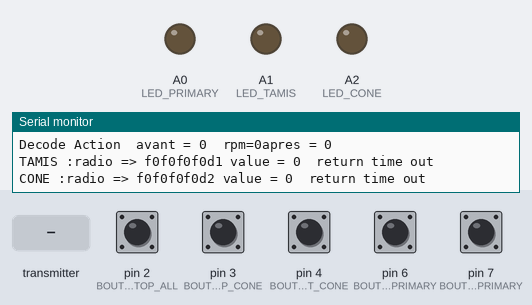
A sketch run on a simulated Arduino Uno, built with avr-gcc and run on an emulated ATmega328P. Parts: output pins drawn as LEDs (lit = HIGH), the last lines printed to the serial monitor. Dashed ring = blinking. Inputs (shaded band) come from the test bench; at power-on: pin 2 (BOUTON_STOP_ALL), pin 3 (BOUTON_STOP_CONE), pin 4 (BOUTON_START_CONE), pin 6 (BOUTON_STOP_PRIMARY), pin 7 (BOUTON_START_PRIMARY) HIGH. No radio packets arrive unless stated.

Above: at 0.13 s.
At 0.95 s:
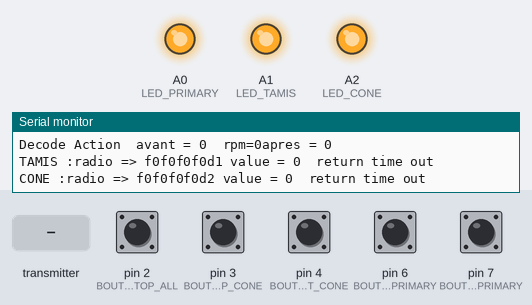
1.3 s: pin 2 (BOUTON_STOP_ALL) pulled LOW for 0.15 s
At 4.27 s:
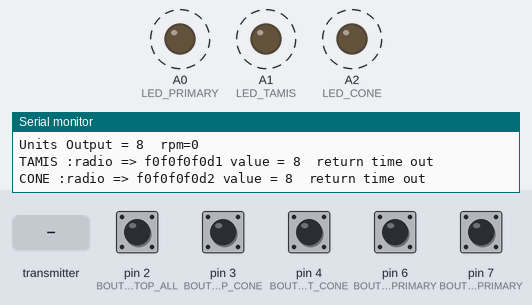
4.3 s: pin 3 (BOUTON_STOP_CONE) pulled LOW for 0.15 s
7.3 s: pin 4 (BOUTON_START_CONE) pulled LOW for 0.15 s
10.3 s: pin 6 (BOUTON_STOP_PRIMARY) pulled LOW for 0.15 s
13.3 s: pin 7 (BOUTON_START_PRIMARY) pulled LOW for 0.15 s
16.3 s: the transmitter starts sending datapacket.0 = 0
Timing chart, 0 to 20.3 s (numbered marks = the images above; inputs shaded):
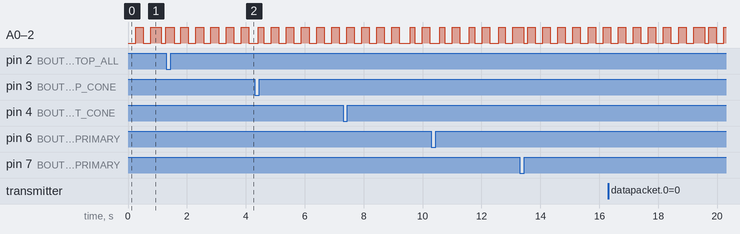

The sketch:

Remote.ino
```cpp
#include <SPI.h>
#include "RF24.h"
#include "printf.h"

const uint8_t RF24_CANAL=83;

// pour tester
// permet d'enlever une unité spécifique pour vérifier le fonctionnement

#define ENABLE_TAMIS
#define ENABLE_CONE
//#undef ENABLE_TAMIS
//#undef ENABLE_CONE

#define ENABLE_PRIMARY
#undef ENABLE_PRIMARY


#define LED_ON HIGH
#define LED_OFF LOW


/*
 *  remote control utilisant un nrf24L01
 *  PUSH BUTTON DEFINITION
 *
 */

#define SERIAL_DEBUG
//#undef SERIAL_DEBUG


const uint8_t BOUTON_STOP_ALL=2;
const uint8_t BOUTON_STOP_CONE=3;
const uint8_t BOUTON_START_CONE=4;
const uint8_t BOUTON_STOP_PRIMARY=6;
const uint8_t BOUTON_START_PRIMARY=7;


/* DEBOUNCE  INFO avec status des bouttons dans une seule variable
 *  un byte est utilisé avec les bits recevant l'info des bouttons
 *  currentBoutons => valeurs des bouttons actuelles
 *  LastBoutons    => valeurs passées  des bouttons
 *  debounceBoutons =>  temps capturé de  millis() depuis un changement de boutton
 *
 *   si pas de changement sur les bouttons depuis  plus de DEBOUNCE_MIN then currentB = LastB
 */


// bit weight de chaque boutton


const uint8_t BIT_STOP_ALL=1;
const uint8_t BIT_STOP_CONE=2;
const uint8_t BIT_START_CONE=4;
const uint8_t BIT_STOP_PRIMARY=8;
const uint8_t BIT_START_PRIMARY=16;

uint8_t rpm=0;  // valeur en rpm que le tamis retourne
                // si 0 arrête tout


 // 50 ms debounce pour les bouttons semblent bon
const int DEBOUNCE_MIN=50;


 /*
 *  Indicateur LED pour indiquer si les RF24 sont visibles.
 */

const uint8_t LED_PRIMARY=A0;
const uint8_t LED_TAMIS=A1;
const uint8_t LED_CONE=A2;


 // variable pour le debounce

unsigned long tempMilli;     // variable temporaire pour lecture millis()
unsigned char tempBoutons;    // variable temporaire pour lecture boutons
unsigned char currentBoutons= BIT_STOP_ALL;  //par défaux bouton 1 pressé (tout à OFF).
unsigned char lastBoutons=currentBoutons;
unsigned long debounceBoutons = millis();          // debounce current time en milli sec;
unsigned long currentLapse= debounceBoutons;    // timer pour envoyer le data  toute les 0.1 sec.

// variable pour le time out des LEDS
// indiquant une bonne communication des unités

unsigned long tempsValide_PRIMARY = 0;
unsigned long tempsValide_CONE = 0;
unsigned long tempsValide_TAMIS = 0;

bool Valide_PRIMARY = false;
bool Valide_CONE = false;
bool Valide_TAMIS = false;

bool BoutonConeInactif10sec = false;
const unsigned long RF24_TIMEOUT=10000;

/* variable principale pour les sorties
 *  l'information envoyer au remote est seulement un byte encoder par le bit définie pour chaque sortie
 *  donc nous avons le tamis, le cone et le primary
 */

uint8_t PRIMARY_ON=1;
uint8_t CONE_ON=2;
uint8_t TAMIS_ON=4;  // seulement status par tamis
uint8_t FORCE_TAMIS_OFF=8;


unsigned int UnitsOutput= 0; // all off on boot

/* variable retourner par les rf24 satellites
 *
 *  Le tamis retourne le RPM
 *  Le cone  retourne le status du boutton avec le delay depuis le dernier changement
 *
 */


// set radio pin 8 CE , pin 10 CS

RF24 radio(8, 10);


const uint64_t RF24_REMOTE  =0xF0F0F0F0E1LL;
const uint64_t RF24_TAMIS   =0xF0F0F0F0D1LL;
const uint64_t RF24_CONE    =0xF0F0F0F0D2LL;
const uint64_t RF24_PRIMARY =0xF0F0F0F0D3LL;

const uint8_t ID_REMOTE=0xE1;
const uint8_t ID_TAMIS=0xD1;
const uint8_t ID_CONE=0xD2;
const uint8_t ID_PRIMARY=0xD3;


/* LireBoutons
 *  retourne valeur de chaque boutton dans une valeur binaire
 */

unsigned char lireBoutons(void)
{
    unsigned char bValue=0;
    if (digitalRead(BOUTON_STOP_ALL) == LOW)
       bValue = BIT_STOP_ALL;
    if (digitalRead(BOUTON_STOP_CONE) == LOW)
       bValue |= BIT_STOP_CONE;
    if (digitalRead(BOUTON_START_CONE) == LOW)
       bValue |= BIT_START_CONE;
    if (digitalRead(BOUTON_STOP_PRIMARY) == LOW)
       bValue |= BIT_STOP_PRIMARY;
    if (digitalRead(BOUTON_START_PRIMARY) == LOW)
       bValue |= BIT_START_PRIMARY;
    return bValue;
}


// decode les boutons
void decodeAction(void)
{
#ifdef SERIAL_DEBUG
  printf("Decode Action  avant = %d  rpm=%d",UnitsOutput,rpm);
#endif

   if(currentBoutons & BIT_START_CONE)
   {
     if(rpm>0)
     {
      UnitsOutput |= CONE_ON;
#ifdef SERIAL_DEBUG
      printf("=== START CONE ===\n");
#endif
   }
        else
        {
#ifdef SERIAL_DEBUG
      printf("=== START CONE IMPOSSIBLE RPM=0 ===\n");
#endif

        }


   }

   if(currentBoutons & BIT_START_PRIMARY)
   {
      if(rpm>0)
        {
         UnitsOutput |= PRIMARY_ON;
#ifdef SERIAL_DEBUG
      printf("=== START PRIMARY ===\n");
#endif
        }
        else
        {
#ifdef SERIAL_DEBUG
      printf("=== START PRIMARY IMPOSSIBLE RPM=0 ===\n");
#endif

        }
   }

   // maintenant les stop;

   if(currentBoutons & BIT_STOP_PRIMARY)
   {
      UnitsOutput &= ~PRIMARY_ON;
#ifdef SERIAL_DEBUG
      printf("=== STOP_PRIMARY ===\n");
#endif
   }

   if(currentBoutons & BIT_STOP_CONE)
   {
      UnitsOutput &= ~CONE_ON;
#ifdef SERIAL_DEBUG
      printf("=== STOP CONE ===\n");
#endif
   }

   if(currentBoutons & BIT_STOP_ALL)
   {
      UnitsOutput = FORCE_TAMIS_OFF;
#ifdef SERIAL_DEBUG
      printf("=== STOP ALL ===\n");
#endif
   }

#ifdef SERIAL_DEBUG
printf("apres = %d\n",UnitsOutput);
#endif
}


unsigned char datapacket[3];


unsigned char SendInfo( uint64_t RF24_TX,unsigned char ID, unsigned char value)
{
  bool ok;
  uint8_t pipe_number;

#ifdef SERIAL_DEBUG
   printf("radio => %2lx%lx ",(uint32_t)(RF24_TX>>32),(uint32_t) (RF24_TX));
   printf("value = %d  ",value);
#endif
   radio.stopListening();
   radio.openWritingPipe(RF24_TX);
   datapacket[0]=ID_REMOTE;
   datapacket[1]=UnitsOutput;
   ok=radio.write(datapacket,2);

  radio.startListening();
  // maintenant attentons pour un réponse
  unsigned long waitdelay = millis();
  while(1)
    {
      if(radio.available(&pipe_number))
        {
           if(pipe_number==1)
             {
               if(radio.read(datapacket,3))
                 {
                   if(datapacket[0] != ID)
                   {
                     #ifdef SERIAL_DEBUG
                       printf("wrong packet\n\r");
                     #endif
                   }
                  else
                  {
                    // ok nous avons eu une réponse
                    #ifdef SERIAL_DEBUG
                    printf("return %d %d \n\r",datapacket[1],datapacket[2]);
                    #endif
                    break;
                  }
                 }

             }
            else
             {
              radio.read(datapacket,3);
             }
        }

      if((millis() - waitdelay) > 50)
       {
        #ifdef SERIAL_DEBUG
         printf("return time out\n");
        #endif
         radio.stopListening();
         return(0); // ok time out retourne 0
       }
    }
      radio.stopListening();
   return ok;
}


/*
 * Envoie à chaque unité l'information des sorties
 *
 */
void syncInformation(void)
{
 delay(20);
#ifdef ENABLE_TAMIS
  #ifdef SERIAL_DEBUG
   printf("TAMIS :");
  #endif
  // Envoi info au TAMIS  retourne   RPM
    if(SendInfo(RF24_TAMIS,ID_TAMIS,UnitsOutput))
     {
         tempsValide_TAMIS=millis();
         Valide_TAMIS = true;
         // TAMIS retourne la valeur en RPM boutton
         // datapacket[0] ID_TAMIS
         // datapacket[1] RPM
         // datapacket[2] DRUM STATUS  0=DRUM OFF  1=DRUM ON
         rpm  = datapacket[1];
         // le status du TAMIS est généré par le tamis
         //  donc ajustons le status du Tamis
         if(datapacket[2])
           UnitsOutput |= TAMIS_ON;
          else
           UnitsOutput &= ~TAMIS_ON;

         if( rpm == 0)
          {
            // est-ce que le Tambour fonctionne
            // ok all off
            if(datapacket[2])
                UnitsOutput = FORCE_TAMIS_OFF;
            else
                UnitsOutput= 0;
          }
     }
     else
     {
      if((millis() - tempsValide_TAMIS) >  RF24_TIMEOUT)
        {
              // ok time out sur la communication allons faire un stop complet
               UnitsOutput = 0;
               Valide_TAMIS = false;
        }
     }
#endif


#ifdef ENABLE_PRIMARY
  #ifdef SERIAL_DEBUG
   printf("PRIMARY :");
  #endif
  // Envoi info au PRIMARY CRUSHER
   if( SendInfo(RF24_PRIMARY,ID_PRIMARY,UnitsOutput))
    {
      // reset time out
      tempsValide_PRIMARY=millis();
      Valide_PRIMARY=true;
    }
    else
    { // ok je n'ai pas réussi a communiquer avec le RF24_PRIMARY

      if((millis() - tempsValide_PRIMARY) >  RF24_TIMEOUT)
        {
              // ok time out sur la communication allons faire un stop complet
               UnitsOutput = FORCE_TAMIS_OFF;
               Valide_PRIMARY=false;
        }
    }
#endif


#ifdef ENABLE_CONE
  #ifdef SERIAL_DEBUG
   printf("CONE :");
  #endif
  // Envoi info au CONE_CRUSHER
    if(SendInfo(RF24_CONE,ID_CONE,UnitsOutput))
     {
         tempsValide_CONE=millis();
         Valide_CONE = true;
         // cone crusher retourne la valeur du boutton et le delay depuis son changement
         // datapacket[0] c'est ID_CONE
         // datapacket[1] c'est l'etat du bouton
         // datapacket[2] c'est le temps en secondes
         if(UnitsOutput&CONE_ON)
         {
         if(datapacket[1]>0)
           {

               // bouton non actif  == non pesé??
               // donc primary OFF
               UnitsOutput &= ~PRIMARY_ON;
               // si ca fait plus de 10 secondes
               if(datapacket[2] > 10)
                {
                 UnitsOutput &= ~TAMIS_ON;
                 UnitsOutput |= FORCE_TAMIS_OFF;
                 BoutonConeInactif10sec = true;  // specifie que le bouton est inactif depuis 10 secondes
                }
                else
                  BoutonConeInactif10sec = false;
           }
           else
           {
              // bouton ACTIF  pesé??
              // était inactif depuis 10 sec
              if(BoutonConeInactif10sec)
               {
                if(datapacket[2] > 5)
                    UnitsOutput |= PRIMARY_ON;
               }
               else
                   UnitsOutput |= PRIMARY_ON;

           }
         }
          else
          {
             // cone crusher off donc PRIMARY OFF
               UnitsOutput &=  PRIMARY_ON;
          }

           // si RPM == 0 stop tout anyway
           if(rpm == 0)
            UnitsOutput = FORCE_TAMIS_OFF;
     }
     else
     {
      if((millis() - tempsValide_CONE) >  RF24_TIMEOUT)
        {
              // ok time out sur la communication allons faire un stop complet
               UnitsOutput = FORCE_TAMIS_OFF;
               Valide_CONE = false;
         }
     }
#endif


}


void setup()
{
  pinMode(BOUTON_STOP_ALL, INPUT);
  pinMode(BOUTON_STOP_CONE, INPUT);
  pinMode(BOUTON_START_CONE, INPUT);
  pinMode(BOUTON_STOP_PRIMARY, INPUT);
  pinMode(BOUTON_START_PRIMARY, INPUT);
  digitalWrite(BOUTON_STOP_ALL, HIGH);
  digitalWrite(BOUTON_STOP_CONE, HIGH);
  digitalWrite(BOUTON_START_CONE, HIGH);
  digitalWrite(BOUTON_STOP_PRIMARY, HIGH);
  digitalWrite(BOUTON_START_PRIMARY, HIGH);

  pinMode(LED_PRIMARY, OUTPUT);
  pinMode(LED_TAMIS, OUTPUT);
  pinMode(LED_CONE, OUTPUT);

  digitalWrite(LED_PRIMARY, LOW);
  digitalWrite(LED_TAMIS, LOW);
  digitalWrite(LED_CONE, LOW);


  printf_begin();
  Serial.begin(115200);

  Serial.println("NRF24L01 Transmitter");

  radio.begin();
  radio.setChannel(RF24_CANAL);  // par 76 par defaux
  radio.setDataRate(RF24_1MBPS);
  radio.setRetries(15,15);
  radio.setPayloadSize(8);
  radio.setPALevel(RF24_PA_HIGH);
  radio.openReadingPipe(1,RF24_REMOTE);
  radio.startListening();
  #ifdef SERIAL_DEBUG
  radio.printDetails();
  #endif
}


void loop() {

unsigned long cTimer = millis();

// maintenant vérifions les boutons
unsigned char _tBoutons = lireBoutons();

// est-ce la même valeur
 if(_tBoutons != lastBoutons)
    {
      // ok les boutons ne sont pas stable attendons
      debounceBoutons = cTimer;
      lastBoutons = _tBoutons;
    }
    else
    {
      // est-ce que les bouttons on changé depuis le debounce
      if(_tBoutons != currentBoutons)
      {
        // est-ce que le débounce est fait
        if((debounceBoutons - cTimer) > DEBOUNCE_MIN)
           {
              // ok debounce est fait donc
              currentBoutons = _tBoutons;
              currentLapse = cTimer;
              // Decode Boutons Action
              decodeAction();
              syncInformation();
              currentLapse = cTimer;
           }
      }
    }


// Vérifier si cela fait plus de 1 seconde
// que nous avons pas envoyer . Si oui envoyons l'info

if( (cTimer - currentLapse) > 1000)
  {

    #ifdef SERIAL_DEBUG
      printf("Units Output = %d  rpm=%d\n",UnitsOutput,rpm);
    #endif
     // 1 seconde écoulée  envoyons.
    syncInformation();
    currentLapse = cTimer;
  }

// status des leds
// allumer ou éteind donne l'état des stations
// flash rapide veut dire pas de communication avec la station


// led PRIMAIRE
if(Valide_PRIMARY)
   {
      digitalWrite(LED_PRIMARY, UnitsOutput & PRIMARY_ON ? LED_ON : LED_OFF);

   }
else
   {
       // pas de communication
       digitalWrite(LED_PRIMARY, (millis() & 256) ? HIGH : LOW);
   }

// led CONE
if(Valide_CONE)
   {
      digitalWrite(LED_CONE, UnitsOutput & CONE_ON ? LED_ON : LED_OFF);

   }
else
   {
       // pas de communication
       digitalWrite(LED_CONE, (millis() & 256) ? HIGH : LOW);
   }

// led TAMIS
if(Valide_TAMIS)
   {
      digitalWrite(LED_TAMIS, UnitsOutput & TAMIS_ON ? LED_ON : LED_OFF);

   }
else
   {
       // pas de communication
       digitalWrite(LED_TAMIS, (millis() & 256) ? HIGH : LOW);
   }

}
```

printf.h
```cpp
// (licence header left out)
/**
 * @file printf.h
 *
 * Setup necessary to direct stdout to the Arduino Serial library, which
 * enables 'printf'
 */

#ifndef __PRINTF_H__
#define __PRINTF_H__

#ifdef ARDUINO

int serial_putc( char c, FILE * )
{
  Serial.write( c );

  return c;
}

void printf_begin(void)
{
  fdevopen( &serial_putc, 0 );
}

#else
#error This example is only for use on Arduino.
#endif // ARDUINO

#endif // __PRINTF_H__
```
